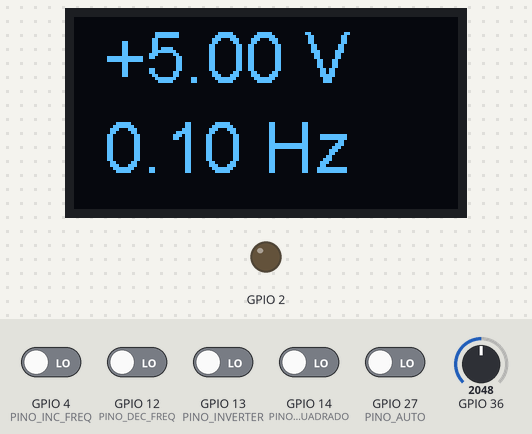
This program was run on a simulated ESP32. Parts: 128×64 one-colour display, output pins drawn as LEDs (lit = HIGH). The test bench sets the inputs (shaded band); at power-on: GPIO 4 (PINO_INC_FREQ), GPIO 12 (PINO_DEC_FREQ), GPIO 13 (PINO_INVERTER), GPIO 14 (PINO_SENO_QUADRADO), GPIO 27 (PINO_AUTO) LOW, GPIO 36 = 2048. What the program prints to the serial monitor is not drawn.

Above: at 1.2 s.
1.3 s: GPIO 13 (PINO_INVERTER) driven HIGH
At 2.6 s:
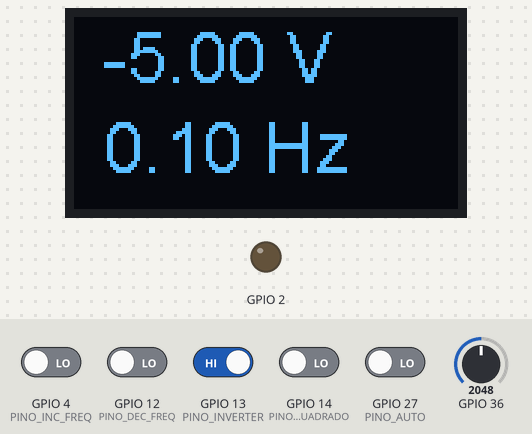
2.9 s: GPIO 36 set to 2866
At 4.2 s:
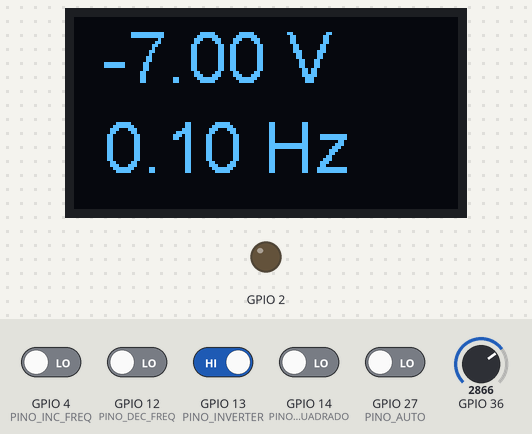
4.5 s: GPIO 4 (PINO_INC_FREQ) driven HIGH
At 5.2 s:
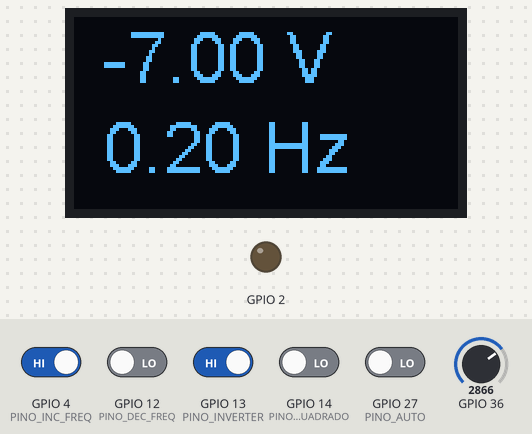
6.0 s: GPIO 36 set to 3603
At 6.7 s:
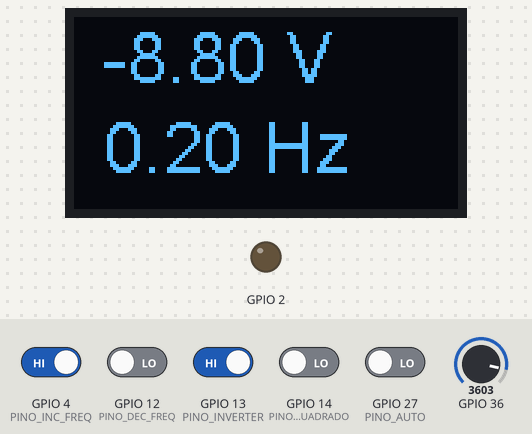
7.6 s: GPIO 13 (PINO_INVERTER) driven LOW
At 8.9 s:
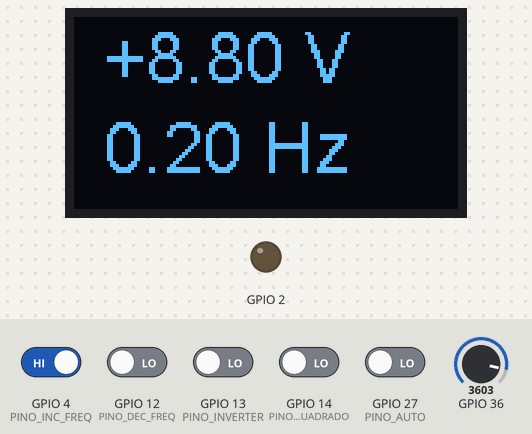
9.2 s: GPIO 36 set to 4095
At 10.7 s:
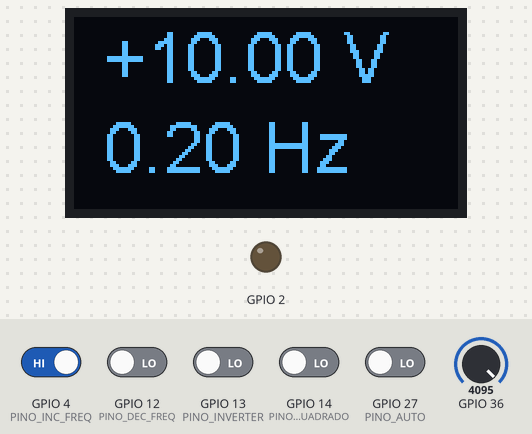
Timing chart, 0 to 12.1 s (numbered marks = the images above; inputs shaded):
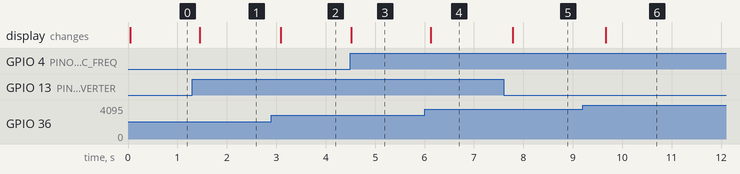

Measured:
- after the input at 1.3 s, the display: changes after 0.15 s (image 1)
- after the input at 2.9 s, the display: changes after 0.19 s (image 2)
- after the input at 4.5 s, the display: changes at once (image 3)
- after the input at 6.0 s, the display: changes after 0.13 s (image 4)
- after the input at 7.6 s, the display: changes after 0.19 s (image 5)
- after the input at 9.2 s, the display: changes after 0.46 s (image 6)

The program:

main.cpp
```cpp
#include <Arduino.h>
#include <FreeRTOS.h>
#include <Wire.h>
#include <SPI.h>
#include <SSD1306.h>
#include <Adafruit_MCP4725.h>


//Defines
#define PINO_INC_FREQ 4
#define PINO_DEC_FREQ 12
#define PINO_INVERTER 13
#define PINO_SENO_QUADRADO 14
#define PINO_AUTO 27
//Tasks
void taskOperacao(void *pvParameters);
void taskDisplay(void *pvParameters);
void taskTeclado(void *pvParameters);
void taskTeclas(void *pvParameters);
void taskReadAnalog(void *pvParameters);

float periodo=0;
float freq=0.1;
float amplitude=0;
bool inverter=false;
bool seno_quadrado=false;
int tela = 0;
bool automatico = false;
int saida;

enum {
  manual,
  senoidal,
  quadrada
};
int modo=0;

SSD1306 display(0x3c,21,22);
Adafruit_MCP4725 dac;


const PROGMEM uint16_t DACLookup_FullSine_7Bit[128] =
{
  2048, 2148, 2248, 2348, 2447, 2545, 2642, 2737,
  2831, 2923, 3013, 3100, 3185, 3267, 3346, 3423,
  3495, 3565, 3630, 3692, 3750, 3804, 3853, 3898,
  3939, 3975, 4007, 4034, 4056, 4073, 4085, 4093,
  4095, 4093, 4085, 4073, 4056, 4034, 4007, 3975,
  3939, 3898, 3853, 3804, 3750, 3692, 3630, 3565,
  3495, 3423, 3346, 3267, 3185, 3100, 3013, 2923,
  2831, 2737, 2642, 2545, 2447, 2348, 2248, 2148,
  2048, 1947, 1847, 1747, 1648, 1550, 1453, 1358,
  1264, 1172, 1082,  995,  910,  828,  749,  672,
   600,  530,  465,  403,  345,  291,  242,  197,
   156,  120,   88,   61,   39,   22,   10,    2,
     0,    2,   10,   22,   39,   61,   88,  120,
   156,  197,  242,  291,  345,  403,  465,  530,
   600,  672,  749,  828,  910,  995, 1082, 1172,
  1264, 1358, 1453, 1550, 1648, 1747, 1847, 1947
};

void setup() {
  // put your setup code here, to run once:


  xTaskCreatePinnedToCore(taskOperacao,"Task Operacao",configMINIMAL_STACK_SIZE+3000,NULL,10,NULL,1);
  xTaskCreatePinnedToCore(taskTeclas,"Task Teclas",configMINIMAL_STACK_SIZE+2000,NULL,5,NULL,1);
  xTaskCreatePinnedToCore(taskDisplay,"Task Display",configMINIMAL_STACK_SIZE+2000,NULL,1,NULL,0);
  xTaskCreatePinnedToCore(taskReadAnalog,"Task Analog",configMINIMAL_STACK_SIZE+2000,NULL,5,NULL,0);
}

void loop() {
  // put your main code here, to run repeatedly:

}

void taskOperacao(void *pvParameters){
  int tempoDelay=100;
  saida=2048;
  int index=0;
  pinMode(2,OUTPUT);
  Serial.begin(9600);

  while(true){
    if(freq > 0){
      if(automatico){
        modo = 1;
        periodo = 1/freq;
        tempoDelay = (int) (periodo * 1000 / 128);
        if (index >= 128) {
          index=0;
        }
        if(seno_quadrado){
          saida = pgm_read_word(&(DACLookup_FullSine_7Bit[index])) * amplitude/10;
        }else{
          if(index < 64){
            saida = 2048 + (int) amplitude * 2047 / 10;
          }else{
            saida = 2048 - (int) amplitude * 2048 / 10;
          }
        }
        index++;
      }else{
        modo = 0;
        tempoDelay = (int) 200;
        if(!inverter){
          saida = 2048 + (int) amplitude * 2047 / 10;
        }else{
          saida = 2048 - (int) amplitude * 2048 / 10;
        }

      }

    }


    Serial.print(modo);
    Serial.print("-");
    Serial.print(saida);
    Serial.print("-");
    Serial.println(amplitude);

    vTaskDelay(pdMS_TO_TICKS(tempoDelay));

  }
}

void taskTeclas(void *pvParameters){
  bool incPeriodo=false;
  bool decPeriodo=false;
  bool aux=false;
  pinMode(PINO_INVERTER, INPUT_PULLDOWN);
  pinMode(PINO_SENO_QUADRADO, INPUT_PULLDOWN);
  pinMode(PINO_INC_FREQ, INPUT_PULLDOWN);
  pinMode(PINO_DEC_FREQ, INPUT_PULLDOWN);
  pinMode(PINO_AUTO, INPUT_PULLDOWN);
  while(true){
    inverter = digitalRead(PINO_INVERTER);
    incPeriodo = digitalRead(PINO_INC_FREQ);
    decPeriodo = digitalRead(PINO_DEC_FREQ);
    seno_quadrado = digitalRead(PINO_SENO_QUADRADO);
    automatico = digitalRead(PINO_AUTO);
    if(incPeriodo && !aux){
      aux = true;
      freq+=0.1;
    }
    if(decPeriodo && !aux && freq >= 0.2){
      aux = true;
      freq-=0.1;
    }
    if(!incPeriodo && !decPeriodo){
      aux=false;
    }
    vTaskDelay(pdMS_TO_TICKS(200));
  }
}

void taskDisplay(void *pvParameters){
  display.init();
  display.setFont(ArialMT_Plain_24);
  display.clear();
  display.display();
  dac.begin(0x60);
  while(true){
    display.clear();
    if(!inverter) {
      display.drawString(10,0,"+" + String(amplitude) + " V");
    }else{
      display.drawString(10,0,"-" + String(amplitude) + " V");
    }
    display.drawString(10,30,String(freq) + " Hz");
    display.display();
     dac.setVoltage(saida, false);
    vTaskDelay(pdMS_TO_TICKS(4));
  }
}

void taskReadAnalog(void *pvParameters){
  int analog=0;
  while(true){
    analog = analogRead(36);
    amplitude = (float) (analog * 10) / 4095;
    vTaskDelay(pdMS_TO_TICKS(500));
  }
}
```
